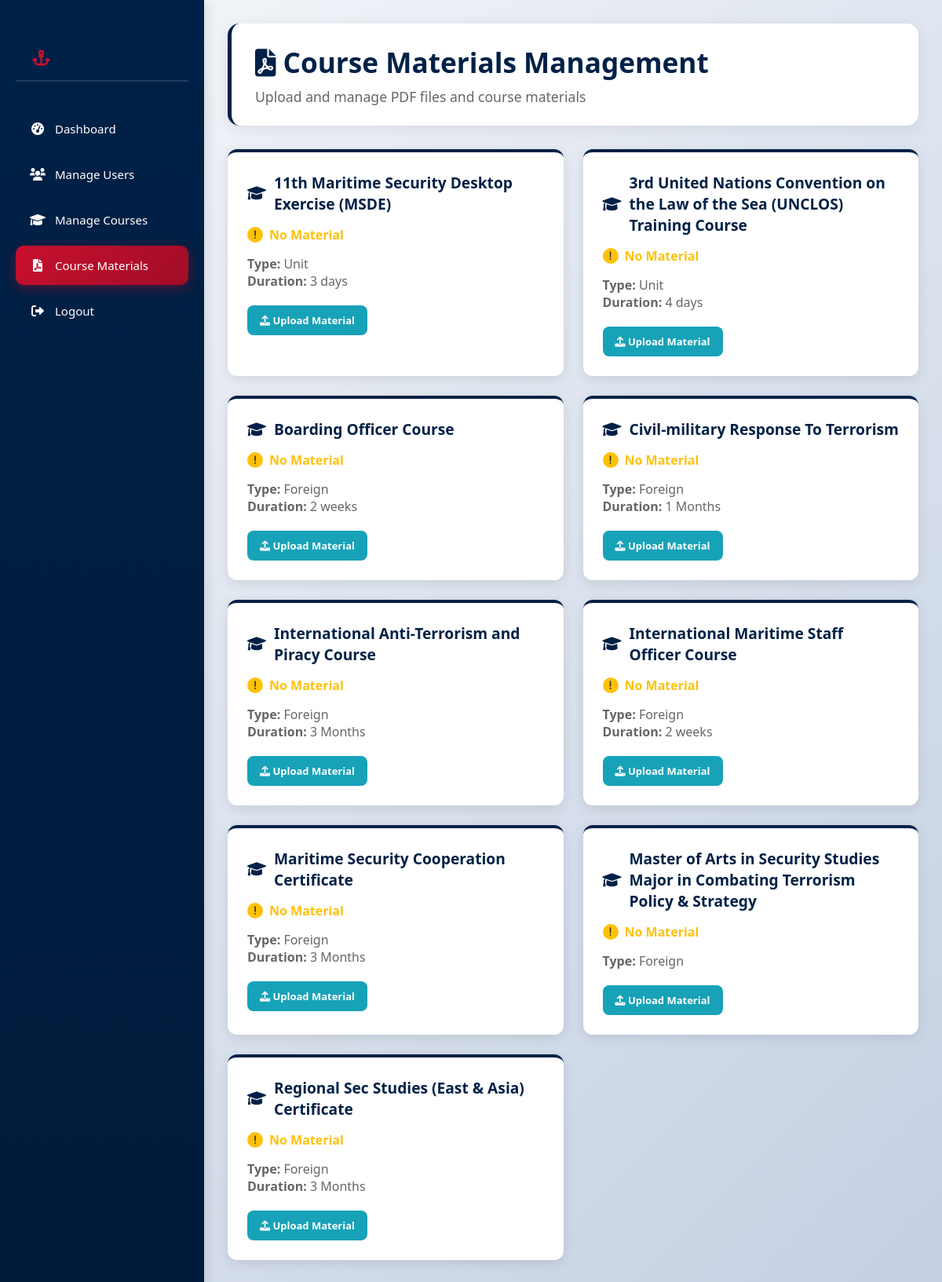
Screenshot of /course-materials.php (signed in) with the database file from the repository.
### tables this page shows
CREATE TABLE `courses` (
  `id` int(11) NOT NULL,
  `course_name` varchar(255) NOT NULL,
  `course_code` varchar(50) DEFAULT NULL,
  `training_type` enum('Local','Foreign','Unit') NOT NULL DEFAULT 'Local',
  `category` varchar(100) DEFAULT NULL,
  `subcategory` varchar(100) DEFAULT NULL,
  `target_audience` enum('Officer','Non-Officer','Both') NOT NULL DEFAULT 'Both',
  `course_level` enum('Basic','Intermediate','Advanced','Senior') DEFAULT 'Basic',
  `description` text DEFAULT NULL,
  `duration` varchar(100) DEFAULT NULL,
  `capacity` int(11) DEFAULT 30,
  `prerequisites` text DEFAULT NULL,
  `learning_objectives` text DEFAULT NULL,
  `course_outline` text DEFAULT NULL,
  `file_attachment` varchar(255) DEFAULT NULL,
  `status` enum('Active','Inactive','Pending') DEFAULT 'Active',
  `completion_status` enum('In Progress','Completed','Cancelled') DEFAULT NULL,
  `start_date` date DEFAULT NULL,
  `end_date` date DEFAULT NULL,
  `pass_date` date DEFAULT NULL,
  `instructor` varchar(255) DEFAULT NULL,
  `created_at` timestamp NOT NULL DEFAULT current_timestamp(),
  `updated_at` timestamp NOT NULL DEFAULT current_timestamp() ON UPDATE current_timestamp()
);

### course-materials.php (the view, shortened to what this page needs)
<?php
include 'db.php';
$courses_query = "SELECT * FROM courses ORDER BY course_name";
$courses_result = $conn->query($courses_query);
?>
<!DOCTYPE html>
<html lang="en">
<head>
    <link rel="stylesheet" href="admin-style-enhanced.css">
    <link rel="stylesheet" href="https://cdnjs.cloudflare.com/ajax/libs/font-awesome/6.0.0/css/all.min.css">
</head>
<body>
    <div class="sidebar">
        <h2><i class="fas fa-anchor"></i> CG-12 Admin</h2>
        <ul>
            <li><a href="admin-dashboard-enhanced.php"><i class="fas fa-tachometer-alt"></i> Dashboard</a></li>
            <li><a href="manage-users.php"><i class="fas fa-users"></i> Manage Users</a></li>
            <li><a href="manage-courses.php"><i class="fas fa-graduation-cap"></i> Manage Courses</a></li>
            <li><a href="course-materials.php" class="active"><i class="fas fa-file-pdf"></i> Course Materials</a></li>
            <li><a href="logout.php"><i class="fas fa-sign-out-alt"></i> Logout</a></li>
        </ul>
    </div>
    <div class="main-content">
        <header>
            <h1><i class="fas fa-file-pdf"></i> Course Materials Management</h1>
            <p>Upload and manage PDF files and course materials</p>
        </header>
        <div class="materials-grid">
            <?php if ($courses_result && $courses_result->num_rows > 0): ?>
                <?php while($course = $courses_result->fetch_assoc()): ?>
                    <div class="material-card">
                        <div class="material-title">
                            <i class="fas fa-graduation-cap"></i>
                            <?php echo htmlspecialchars($course['course_name']); ?>
                        </div>
                        <div class="file-status">
                            <?php if (isset($course['file_attachment']) && $course['file_attachment']): ?>
                                <div class="status-icon status-has-file">
                                    <i class="fas fa-check"></i>
                                </div>
                                <span style="color: #28a745; font-weight: 600;">Material Available</span>
                            <?php else: ?>
                                <div class="status-icon status-no-file">
                                    <i class="fas fa-exclamation"></i>
                                </div>
                                <span style="color: #ffc107; font-weight: 600;">No Material</span>
                            <?php endif; ?>
                        </div>
                        <div class="material-info">
                            <?php if (isset($course['training_type'])): ?>
                                <p><strong>Type:</strong> <?php echo htmlspecialchars($course['training_type']); ?></p>
                            <?php endif; ?>
                            <?php if (isset($course['duration']) && $course['duration']): ?>
                                <p><strong>Duration:</strong> <?php echo htmlspecialchars($course['duration']); ?></p>
                            <?php endif; ?>
                        </div>
                        <div class="material-actions">
                            <button class="btn-toggle-upload" onclick="toggleUpload(<?php echo $course['id']; ?>)">
                                <i class="fas fa-upload"></i>
                                <?php echo (isset($course['file_attachment']) && $course['file_attachment']) ? 'Replace' : 'Upload'; ?> Material
                            </button>
                        </div>
                    </div>
                <?php endwhile; ?>
            <?php endif; ?>
        </div>
    </div>
</body>
</html>

### admin-style-enhanced.css (style rules this page uses)
* { margin: 0; padding: 0; box-sizing: border-box; font-family: "Segoe UI", Tahoma, Geneva, Verdana, sans-serif; }
body { display: flex; min-height: 100vh; background: linear-gradient(135deg, #f5f7fa 0%, #c3cfe2 100%); color: #333; }
.sidebar { width: 260px; background: linear-gradient(180deg, #002147 0%, #001a3a 100%); color: #fff; padding: 25px 20px; position: fixed; height: 100%; z-index: 1000; box-shadow: 4px 0 15px rgba(0,0,0,0.1); }
.sidebar h2 { font-size: 20px; margin-bottom: 35px; text-align: center; border-bottom: 2px solid #ffffff20; padding-bottom: 15px; font-weight: 600; letter-spacing: 1px; }
.sidebar h2 i { margin-right: 10px; color: #c8102e; }
.sidebar ul { list-style: none; }
.sidebar ul li { margin: 8px 0; }
.sidebar ul li a { color: #fff; text-decoration: none; font-size: 15px; display: flex; align-items: center; padding: 15px 18px; border-radius: 10px; transition: all 0.3s ease; font-weight: 500; }
.sidebar ul li a i { margin-right: 12px; width: 20px; text-align: center; font-size: 16px; }
.sidebar ul li a.active { background: linear-gradient(135deg, #c8102e 0%, #a00d26 100%); box-shadow: 0 4px 15px rgba(200, 16, 46, 0.4); }
.main-content { margin-left: 260px; padding: 30px; flex: 1; width: calc(100% - 260px); min-height: 100vh; background: transparent; }
header { margin-bottom: 30px; background: white; padding: 25px 30px; border-radius: 15px; box-shadow: 0 4px 20px rgba(0,0,0,0.08); border-left: 5px solid #002147; }
header h1 { color: #002147; font-size: 2.2em; margin-bottom: 8px; font-weight: 600; }
header p { color: #666; font-size: 1.1em; margin: 0; }
h2 { margin: 35px 0 20px; font-size: 1.6em; color: #002147; text-align: left; font-weight: 600; }
button { padding: 10px 16px; background: linear-gradient(135deg, #002147 0%, #004080 100%); color: white; border: none; border-radius: 8px; margin-right: 8px; cursor: pointer; transition: all 0.3s ease; font-size: 13px; font-weight: 600; }
button:last-child { margin-right: 0; }

### course-materials.php (style rules this page uses)
.materials-grid { display: grid; grid-template-columns: repeat(auto-fit, minmax(350px, 1fr)); gap: 25px; margin-bottom: 30px; }
.material-card { background: white; padding: 25px; border-radius: 12px; box-shadow: 0 4px 15px rgba(0,0,0,0.1); transition: all 0.3s ease; border-top: 4px solid #002147; }
.material-title { color: #002147; font-size: 1.2em; font-weight: 600; margin-bottom: 15px; display: flex; align-items: center; gap: 10px; }
.material-info { margin-bottom: 20px; color: #666; }
.material-actions { display: flex; gap: 10px; flex-wrap: wrap; }
.btn-toggle-upload { background: #17a2b8; color: white; }
.file-status { display: flex; align-items: center; gap: 8px; margin-bottom: 15px; }
.status-icon { width: 20px; height: 20px; border-radius: 50%; display: flex; align-items: center; justify-content: center; font-size: 12px; }
.status-no-file { background: #ffc107; color: #212529; }

### rows the page displays
courses: course_name "11th Maritime Security Desktop Exercise (MSDE)", shows "No Material", training_type "Unit", duration "3 days", shows "Upload"
courses: course_name "3rd United Nations Convention on the Law of the Sea (UNCLOS) Training Course", shows "No Material", training_type "Unit", duration "4 days", shows "Upload"
courses: course_name "Boarding Officer Course", shows "No Material", training_type "Foreign", duration "2 weeks", shows "Upload"
courses: course_name "Civil-military Response To Terrorism", shows "No Material", training_type "Foreign", duration "1 Months", shows "Upload"
courses: course_name "International Anti-Terrorism and Piracy Course", shows "No Material", training_type "Foreign", duration "3 Months", shows "Upload"
courses: course_name "International Maritime Staff Officer Course", shows "No Material", training_type "Foreign", duration "2 weeks", shows "Upload"
courses: course_name "Maritime Security Cooperation Certificate", shows "No Material", training_type "Foreign", duration "3 Months", shows "Upload"
courses: course_name "Master of Arts in Security Studies Major in Combating Terrorism Policy & Strategy", shows "No Material", training_type "Foreign", shows "Upload"
courses: course_name "Regional Sec Studies (East & Asia) Certificate", shows "No Material", training_type "Foreign", duration "3 Months", shows "Upload"
